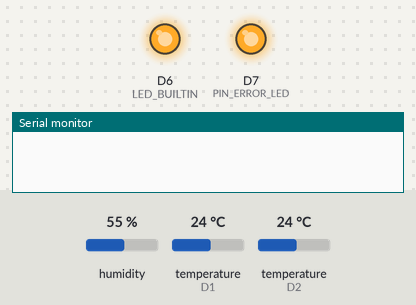
Simulated run of this program. Board: Arduino MKR. Shown: output pins drawn as LEDs (lit = HIGH), the last lines printed to the serial monitor. Inputs (shaded band) come from the test bench; at power-on: temperature (sensors on D1, D2) 24 °C, humidity 55 %. Uploads are accepted with an empty reply; not simulated (calls return 0 or success): secrets.h; names the files do not define were given values by the test bench: SECRET_PORT = 80; pins used as bus, display or sensor lines are not drawn.

Above: at 0.1 s.
At 3.2 s:
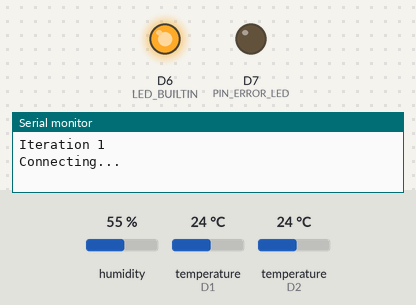
3.3 s: temperature (sensor on D1) set to 2 °C
At 6.0 s:
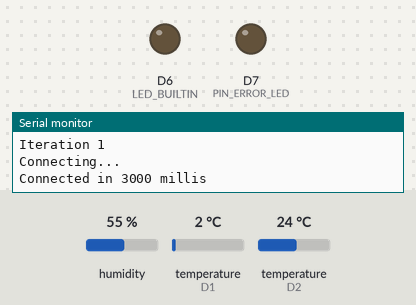
Timing chart, 0 to 10.4 s (numbered marks = the images above; inputs shaded):
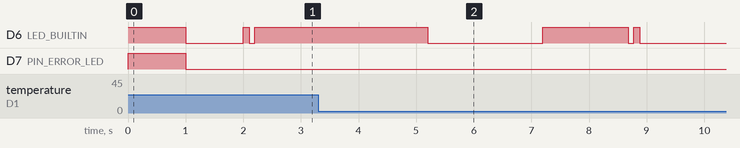

The program:

main.cpp
```cpp
#include <DHT.h>
#include <MKRGSM.h>
#include <Arduino.h>
#include <OneWire.h>
#include <DallasTemperature.h>
#include <Adafruit_SleepyDog.h>
#include "secrets.h"
#include "GsmHttpClient.cpp"
#include "LedMgr.h"

bool waitForDebug = false;

const int SLEEP_TIME_MILLIS = 5 * 60 * 1000;
//const int SLEEP_TIME_MILLIS = 30 * 1000;
const int WATCHDOG_TIMEOUT = 16000;

const int PIN_SENSOR_POWER_MOSFET = 0;
const int PIN_DHT_SENSOR = 1;
const int PIN_ONE_WIRE_SENSOR = 2;
const int PIN_STATUS_LED = LED_BUILTIN;
const int PIN_ERROR_LED = 7;

const char PINNUMBER[] = SECRET_PINNUMBER;
const char GPRS_APN[] = SECRET_GPRS_APN;
const char GPRS_LOGIN[] = SECRET_GPRS_LOGIN;
const char GPRS_PASSWORD[] = SECRET_GPRS_PASSWORD;

int createSenorPayload(char *payload);

void createLoggerPayload(char *payload, long timeSpent);

struct BatteryReading {
    int analogValue;
    double voltage;
    int level;
};

void readBatteryStatus(BatteryReading *reading);

GSMClient client;
GPRS gprs;
GSM gsmAccess(false);
GSMScanner gsmScanner;

DHT dhtSensor(PIN_DHT_SENSOR, DHT22);
OneWire oneWire(PIN_ONE_WIRE_SENSOR);
DallasTemperature sensors(&oneWire);

LedMgr statusLed(PIN_STATUS_LED);
LedMgr errorLed(PIN_ERROR_LED);
GsmHelper gsmHelper(&gsmAccess, &gprs, &statusLed, PINNUMBER, GPRS_APN, GPRS_LOGIN, GPRS_PASSWORD);
GsmHttpClient httpClient(&client, SECRET_HOSTNAME, SECRET_PORT);

int iteration = 0;
int connectionErrors = 0;
int sensorErrors = 0;

void setup() {
    if (waitForDebug) {
        Serial.begin(9600);
        while (!Serial) { ; // wait for serial port to connect. Needed for native USB port only
        }
    }

    dhtSensor.begin();
    statusLed.on();
    errorLed.on();
    delay(1000);
    statusLed.off();
    errorLed.off();
    delay(1000);

    pinMode(0, OUTPUT);
}

void loop() {
    Watchdog.enable(WATCHDOG_TIMEOUT);

    iteration++;
    Serial.print("Iteration ");
    Serial.println(iteration);
    statusLed.blink(1, 100);

    Serial.println("Connecting...");
    long timeSpent = gsmHelper.connect(60000);
    if (timeSpent == -1) {
        errorLed.on();
        connectionErrors++;
        delay(60000);
        gsmScanner.begin();
        return;
    }

    errorLed.off();

    Serial.print("Connected in ");
    Serial.print(timeSpent);
    Serial.print(" millis");
    Serial.println();

    char payload[400];
    char response[400];
    int success;
    int statusCode;

    digitalWrite(PIN_SENSOR_POWER_MOSFET, HIGH);
    delay(2000);

    statusLed.on();
    for (int i = 0; i < 3; i++) {
        Watchdog.reset();
        statusCode = createSenorPayload(payload);
        if (statusCode != 1) {
            errorLed.blink(1, 1500);
            errorLed.blink(abs(statusCode), 250);
            sensorErrors++;
            Serial.println("Got error while reading sensors. Retrying...");
            delay(2000);
            continue;
        }
        success = httpClient.post("/api/v1/logger/bua/readings", payload, response);
        if (success) {
            Serial.println(response);
        } else {
            errorLed.blink(3, 500);
        }
        break;
    }

    Watchdog.reset();
    createLoggerPayload(payload, timeSpent);
    success = httpClient.post("/api/v1/logger/bua/debug", payload, response);
    if (success) {
        Serial.println(response);
    } else {
        errorLed.blink(4, 250);
    }

    Watchdog.reset();
    gsmHelper.disconnect();

    statusLed.blink(2, 100);
    statusLed.off();

    digitalWrite(PIN_SENSOR_POWER_MOSFET, LOW);

    Watchdog.disable();

    int timeSlept = 0;
    while (timeSlept < SLEEP_TIME_MILLIS) {
        timeSlept += Watchdog.sleep(SLEEP_TIME_MILLIS);
    }
}

void readBatteryStatus(BatteryReading *reading) {
    reading->analogValue = analogRead(ADC_BATTERY);
    double batteryMaxVoltage = 4.2;
    double analogMaxValue = 1009.0;
    double analogMinValue = 810.0;
    reading->voltage = reading->analogValue / analogMaxValue * batteryMaxVoltage;
    reading->level = std::fmax(
            std::fmin(lround((reading->analogValue - analogMinValue) / (analogMaxValue - analogMinValue) * 100.0),
                      100.0), 0);
}


int createSenorPayload(char *payload) {
    unsigned long localTime = gsmAccess.getLocalTime();
    unsigned long unixTime = gsmAccess.getTime();
    float temperatureInside = dhtSensor.readTemperature();
    float temperatureOutside = dhtSensor.readHumidity();

    if (isnan(temperatureInside)) {
        return -1;
    }
    if (isnan(temperatureOutside)) {
        return -2;
    }

    sensors.requestTemperatures();
    float waterTemp = sensors.getTempCByIndex(0);
    if (waterTemp == DEVICE_DISCONNECTED_C) {
        return -3;
    }

    sprintf(payload, R"({
  "readings": [
    {
      "sensorName": "inne-temp",
      "value": %f,
      "localTime": %lu,
      "unixTime": %lu
    },
    {
      "sensorName": "inne-humidity",
      "value": %f,
      "localTime": %lu,
      "unixTime": %lu
    },
    {
      "sensorName": "vann-temp",
      "value": %f,
      "localTime": %lu,
      "unixTime": %lu
    }
  ]
})",
            temperatureInside, localTime, unixTime,
            temperatureOutside, localTime, unixTime,
            waterTemp, localTime, unixTime);
    return 1;
}

void createLoggerPayload(char *payload, long timeSpent) {

    BatteryReading battery{};
    readBatteryStatus(&battery);

    char signalStrength[3];
    gsmScanner.getSignalStrength().toCharArray(signalStrength, 3);
    sprintf(payload, R"({
      "signalStrength": "%s",
      "timeSpent": %ld,
      "iteration": %d,
      "connectionErrors": %d,
      "sensorErrors": %d,
      "millisSinceStart": %lu,
      "battery": {
        "analogReading": %d,
        "voltage": %f,
        "level": %d
      }
    })", signalStrength, timeSpent, iteration, connectionErrors, sensorErrors, millis(), battery.analogValue,
            battery.voltage, battery.level);
}
```

GsmHttpClient.cpp
```cpp
#include "LedMgr.h"
#include <MKRGSM.h>
#include <Adafruit_SleepyDog.h>

class GsmHelper {

public:
    GsmHelper(GSM *gsm, GPRS *gprs, LedMgr *statusLed, const char *pin, const char *gprsApn,
              const char *gprsLogin, const char *gprsPassword) {
        this->gsmAccess = gsm;
        this->gprs = gprs;
        this->statusLed = statusLed;

        this->pin = pin;
        this->gprsApn = gprsApn;
        this->gprsLogin = gprsLogin;
        this->gprsPassword = gprsPassword;
    }

    long connect(unsigned long timeoutMillis) {
        unsigned long start = millis();

        statusLed->on();
        gsmAccess->setTimeout(timeoutMillis);
        gsmAccess->begin(this->pin, true, false);
        while (gsmAccess->ready() != 1) {
            long errorState = checkConnectionStatus();
            if (errorState != 0) {
                return errorState;
            }
            if (millis() - start > timeoutMillis) {
                return -1;
            }
            Watchdog.reset();
        }

        gprs->setTimeout(timeoutMillis - (long)(millis() - start));
        gprs->attachGPRS(this->gprsApn, this->gprsLogin, this->gprsPassword, false);
        while (gprs->ready() != 1) {
            long errorState = checkConnectionStatus();
            if (errorState != 0) {
                return errorState;
            }
            if (millis() - start > timeoutMillis) {
                return -1;
            }
            Watchdog.reset();
        }
        statusLed->off();

        return (long) (millis() - start);
    }

    void disconnect() {
        gprs->detachGPRS();
        gsmAccess->shutdown();
    }

private:
    GSM *gsmAccess;
    GPRS *gprs;
    LedMgr *statusLed;

    const char *pin;
    const char *gprsApn;
    const char *gprsLogin;
    const char *gprsPassword;

    long checkConnectionStatus() const {
        statusLed->blink(1, 100);
        GSM3_NetworkStatus_t status = gsmAccess->status();
        /*
        switch (status) {

            case ERROR:
                Serial.println("ERROR");
                break;
            case IDLE:
                Serial.println("IDLE");
                break;
            case CONNECTING:
                Serial.println("CONNECTING");
                break;
            case GSM_READY:
                Serial.println("GSM_READY");
                break;
            case GPRS_READY:
                Serial.println("GPRS_READY");
                break;
            case TRANSPARENT_CONNECTED:
                Serial.println("TRANSPARENT_CONNECTED");
                break;
            case GSM_OFF:
                Serial.println("GSM_OFF");
                break;
        }
         */
        if (status == ERROR) {
            return -1;
        }
        return 0;
    }
};

class GsmHttpClient {
private:
    GSMClient *client;
    const char *server;
    int port;

public:
    explicit GsmHttpClient(GSMClient *client, const char *server, int port) {
        this->client = client;
        this->server = server;
        this->port = port;
    }

    int post(const char *path, const char *payload, char *response) {
        int connected = client->connect(server, port);
        if (!connected) {
            return 0;
        }
        char request[strlen(payload) + 200];

        strcpy(request, "POST ");
        strcat(request, path);
        strcat(request, " HTTP/1.1\n");
        strcat(request, "Host: ");
        strcat(request, server);
        strcat(request, "\n");
        strcat(request, "Connection: close\n");
        strcat(request, "Content-Type: application/json\n");
        strcat(request, "Content-Length: ");
        char contentLength[5];
        itoa(strlen(payload), contentLength, 10);
        strcat(request, contentLength);
        strcat(request, "\n\n");
        strcat(request, payload);
        strcat(request, "\n");

        Serial.println(request);

        client->print(request);

        Serial.println("Data sent");

        int i = 0;
        while (true) {
            if (client->available()) {
                char c = client->read();
                response[i++] = c;
            }
            if (!client->available() && !client->connected()) {
                response[i] = '\0';
                break;
            }
            delayMicroseconds(100);
        }

        client->stop();

        return 1;
    }
};
```

LedMgr.cpp
```cpp
#include <Arduino.h>
#include "LedMgr.h"

LedMgr::LedMgr(int pin) {
    this->pin = pin;
    initLed();
}

void LedMgr::blink(int ms) const {
    this->on();
    delay(ms);
    this->off();
}

void LedMgr::blink(int count, int ms) const {
    for (int i = 0; i < count; i++) {
        blink(ms);
        delay(ms);
    }
}

void LedMgr::on() const {
    digitalWrite(this->pin, HIGH);
}

void LedMgr::off() const {
    digitalWrite(this->pin, LOW);
}
```

LedMgr.h
```cpp
#ifndef LEDMRG_H
#define LEDMRG_H

#include <Arduino.h>

class LedMgr {
private:
    int pin;

    void initLed() const {
        pinMode(pin, OUTPUT);
    }

public:
    explicit LedMgr(int pin);

    void blink(int ms) const;

    void blink(int count, int ms) const;

    void on() const;

    void off() const;
};

#endif
```
